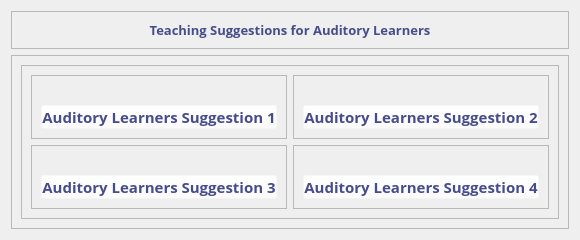
            <widget class="QWidget" name="audio_suggest">
             <layout class="QVBoxLayout" name="verticalLayout_36">
              <item>
               <widget class="QFrame" name="frame_48">
                <property name="styleSheet">
                 <string notr="true"/>
                </property>
                <property name="frameShape">
                 <enum>QFrame::StyledPanel</enum>
                </property>
                <property name="frameShadow">
                 <enum>QFrame::Raised</enum>
                </property>
                <layout class="QVBoxLayout" name="verticalLayout_35">
                 <item alignment="Qt::AlignTop">
                  <widget class="QLabel" name="label_29">
                   <property name="font">
                    <font>
                     <family>Open Sans</family>
                     <pointsize>10</pointsize>
                     <weight>75</weight>
                     <bold>true</bold>
                    </font>
                   </property>
                   <property name="styleSheet">
                    <string notr="true">#label_29{
color: #474C8A;
} </string>
                   </property>
                   <property name="text">
                    <string>Teaching Suggestions for Auditory Learners</string>
                   </property>
                   <property name="alignment">
                    <set>Qt::AlignCenter</set>
                   </property>
                  </widget>
                 </item>
                </layout>
               </widget>
              </item>
              <item>
               <widget class="QFrame" name="frame_47">
                <property name="sizePolicy">
                 <sizepolicy hsizetype="Preferred" vsizetype="Expanding">
                  <horstretch>0</horstretch>
                  <verstretch>0</verstretch>
                 </sizepolicy>
                </property>
                <property name="frameShape">
                 <enum>QFrame::StyledPanel</enum>
                </property>
                <property name="frameShadow">
                 <enum>QFrame::Raised</enum>
                </property>
                <layout class="QGridLayout" name="_3">
                 <item row="0" column="0">
                  <widget class="QFrame" name="frame_49">
                   <property name="frameShape">
                    <enum>QFrame::StyledPanel</enum>
                   </property>
                   <property name="frameShadow">
                    <enum>QFrame::Raised</enum>
                   </property>
                   <layout class="QGridLayout" name="gridLayout_4">
                    <item row="1" column="1">
                     <widget class="QFrame" name="frame_53">
                      <property name="styleSheet">
                       <string notr="true">#frame_53:hover{
border: 2px solid #7982E8;
}</string>
                      </property>
                      <property name="frameShape">
                       <enum>QFrame::StyledPanel</enum>
                      </property>
                      <property name="frameShadow">
                       <enum>QFrame::Raised</enum>
                      </property>
                      <layout class="QVBoxLayout" name="verticalLayout_40">
                       <item>
                        <widget class="QLabel" name="audioSuggest_label4">
                         <property name="styleSheet">
                          <string notr="true">#audioSuggest_label4{
background: rgba(255, 255, 255, 0);
}</string>
                         </property>
                         <property name="text">
                          <string/>
                         </property>
                        </widget>
                       </item>
                       <item>
                        <widget class="QPushButton" name="auditorySuggest_btn4">
                         <property name="font">
                          <font>
                           <family>Open Sans</family>
                           <pointsize>-1</pointsize>
                           <weight>75</weight>
                           <bold>true</bold>
                          </font>
                         </property>
                         <property name="styleSheet">
                          <string notr="true">#auditorySuggest_btn4{
color: #474C8A;
font-size: 15px;
margin: 0;
text-align: center;
background: rgba(255, 255, 255, 0);
}

#auditorySuggest_btn4:hover{
color: #7982E8;
}</string>
                         </property>
                         <property name="text">
                          <string>Auditory Learners Suggestion 4</string>
                         </property>
                        </widget>
                       </item>
                      </layout>
                     </widget>
                    </item>
                    <item row="0" column="1">
                     <widget class="QFrame" name="frame_51">
                      <property name="styleSheet">
                       <string notr="true">#frame_51:hover{
border: 2px solid #7982E8;
}</string>
                      </property>
                      <property name="frameShape">
                       <enum>QFrame::StyledPanel</enum>
                      </property>
                      <property name="frameShadow">
                       <enum>QFrame::Raised</enum>
                      </property>
                      <layout class="QVBoxLayout" name="verticalLayout_38">
                       <item>
                        <widget class="QLabel" name="audioSuggest_label2">
                         <property name="styleSheet">
                          <string notr="true">#audioSuggest_label2{
background: rgba(255, 255, 255, 0);
}</string>
                         </property>
                         <property name="text">
                          <string/>
                         </property>
                        </widget>
                       </item>
                       <item>
                        <widget class="QPushButton" name="auditorySuggest_btn2">
                         <property name="font">
                          <font>
                           <family>Open Sans</family>
                           <pointsize>-1</pointsize>
                           <weight>75</weight>
                           <bold>true</bold>
                          </font>
                         </property>
                         <property name="styleSheet">
                          <string notr="true">#auditorySuggest_btn2{
color: #474C8A;
font-size: 15px;
margin: 0;
text-align: center;
background: rgba(255, 255, 255, 0);
}

#auditorySuggest_btn2:hover{
color: #7982E8;
}</string>
                         </property>
                         <property name="text">
                          <string>Auditory Learners Suggestion 2</string>
                         </property>
                        </widget>
                       </item>
                      </layout>
                     </widget>
                    </item>
                    <item row="1" column="0">
                     <widget class="QFrame" name="frame_52">
                      <property name="styleSheet">
                       <string notr="true">#frame_52:hover{
border: 2px solid #7982E8;
}</string>
                      </property>
                      <property name="frameShape">
                       <enum>QFrame::StyledPanel</enum>
                      </property>
                      <property name="frameShadow">
                       <enum>QFrame::Raised</enum>
                      </property>
                      <layout class="QVBoxLayout" name="verticalLayout_39">
                       <item>
                        <widget class="QLabel" name="audioSuggest_label3">
                         <property name="styleSheet">
                          <string notr="true">#audioSuggest_label3{
background: rgba(255, 255, 255, 0);
}</string>
                         </property>
                         <property name="text">
                          <string/>
                         </property>
                        </widget>
                       </item>
                       <item>
                        <widget class="QPushButton" name="auditorySuggest_btn3">
                         <property name="font">
                          <font>
                           <family>Open Sans</family>
                           <pointsize>-1</pointsize>
                           <weight>75</weight>
                           <bold>true</bold>
                          </font>
                         </property>
                         <property name="styleSheet">
                          <string notr="true">#auditorySuggest_btn3{
color: #474C8A;
font-size: 15px;
margin: 0;
text-align: center;
background: rgba(255, 255, 255, 0);
}

#auditorySuggest_btn3:hover{
color: #7982E8;
}</string>
                         </property>
                         <property name="text">
                          <string>Auditory Learners Suggestion 3</string>
                         </property>
                        </widget>
                       </item>
                      </layout>
                     </widget>
                    </item>
                    <item row="0" column="0">
                     <widget class="QFrame" name="frame_50">
                      <property name="styleSheet">
                       <string notr="true">#frame_50:hover{
border: 2px solid #7982E8;
}</string>
                      </property>
                      <property name="frameShape">
                       <enum>QFrame::StyledPanel</enum>
                      </property>
                      <property name="frameShadow">
                       <enum>QFrame::Raised</enum>
                      </property>
                      <layout class="QVBoxLayout" name="verticalLayout_37">
                       <item>
                        <widget class="QLabel" name="audioSuggest_label1">
                         <property name="styleSheet">
                          <string notr="true">#audioSuggest_label1{
background: rgba(255, 255, 255, 0);
}</string>
                         </property>
                         <property name="text">
                          <string/>
                         </property>
                        </widget>
                       </item>
                       <item>
                        <widget class="QPushButton" name="auditorySuggest_btn1">
                         <property name="font">
                          <font>
                           <family>Open Sans</family>
                           <pointsize>-1</pointsize>
                           <weight>75</weight>
                           <bold>true</bold>
                          </font>
                         </property>
                         <property name="styleSheet">
                          <string notr="true">#auditorySuggest_btn1{
color: #474C8A;
font-size: 15px;
margin: 0;
text-align: center;
background: rgba(255, 255, 255, 0);
}

#auditorySuggest_btn1:hover{
color: #7982E8;
}</string>
                         </property>
                         <property name="text">
                          <string>Auditory Learners Suggestion 1</string>
                         </property>
                        </widget>
                       </item>
                      </layout>
                     </widget>
                    </item>
                   </layout>
                  </widget>
                 </item>
                </layout>
               </widget>
              </item>
             </layout>
            </widget>
